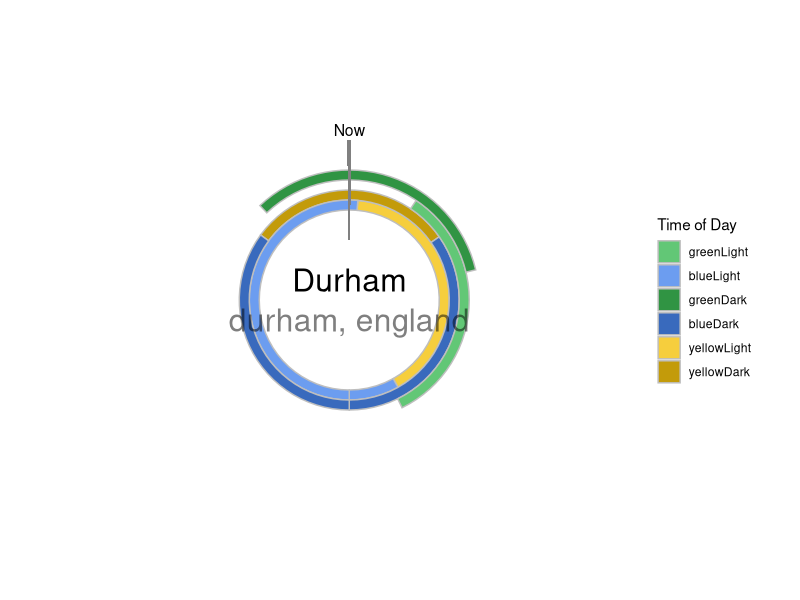

Recreate this plot in R.
setwd('~/Desktop/Real Life/Coding Projects/TimeZones/')
library(tidyverse)

wrap_about = function(times){
  # Takes times split over 24/0 hour boundary and makes them into two rows.
  for (i in 1:nrow(times)){
    if (times$start[i] > times$end[i]){
      new_row1 = c(times$start[i], 24, times[i,3:length(times)])
      new_row2 = c(0, times$end[i], times[i,3:length(times)])
      if (typeof(new_row1) == 'list'){
        new_row1 = as.numeric(unlist(new_row1))
        new_row2 = as.numeric(unlist(new_row2))
      }
      times = rbind(times, new_row1, new_row2)
    }
  }
  times = times %>% filter(start <= end) %>% arrange(symbol, -start)
  return(times)
}


# Testing a new way of structuring the data.

# the format we get is:
# Sunrise, Sunset, Work_Start, Work_End

# the format we want to end up with is: 
# City, Symbol, Start, End

# this calls for some reshaping or something.

# It might be best to only limit the incoming data to two cities.
pydata = read_csv('for_ggplotting.csv', col_names = c('names', 'city', 'values'))
pydata

city_name = unique(pydata$city)

pydata = pydata %>% mutate(city = as.numeric(as.factor(city))) # converting city names to numeric values
pydata

# pydata = pydata %>% mutate(city = rep(1:(nrow(pydata)/4), each = 4)) # labels each city (can handle n-cities)

dayta = data_frame(city = pydata$city,
                   symbol = rep(1:4, nrow(pydata)/4),
                   start = pydata$values)

dayta = dayta %>% mutate(end = ifelse(symbol %in% c(1,3), lead(start), lag(start))) %>% select(3,4,2,1) # rearranges start/end values

dayta
dayta = wrap_about(dayta)
dayta

new_pal = data.frame('names' = c('yellowDark', 'yellowLight', 'blueDark', 'blueLight', 'greenDark', 'greenLight'),
                     'symbol' = rep(1:3, each = 2),
                     'city' = rep(1:2),
                     'hex_codes' = c('#C39B0A', '#F6CE3D', '#396ABD', '#6C9DF0', '#309443', '#62C776'),
                     stringsAsFactors = F)
new_pal = new_pal[c(6,4,5,3:1),]

dayta = dayta %>%
  filter(symbol != 4) %>%
  mutate(ring = ifelse(symbol %in% c(1,2), 1, 2),
                         gen = ifelse(ring == 1, 5, 6),
                         loc = ifelse(city == 1, -.25, +.25),
                         xmin = gen+loc-.25,
                         xmax = gen+loc+.25)

dayta = dayta %>% left_join(y = new_pal, by = c('symbol', 'city'))


ggplot(data = dayta, aes(fill = hex_codes)) +
  geom_rect(aes(xmin = xmin, xmax = xmax, ymin = start, ymax = end, fill = hex_codes), color = 'grey') +
  geom_rect(aes(xmin = 3, xmax = 8, ymin = 11.95, ymax = 12.05), fill = '#808080', alpha = 1) +
  annotate("text", x = 8.5, y = 12, label = 'Now', size = 4) +
  annotate("text", x = 1, y = 12, label = city_name[1], size = 8) +
  annotate("text", x = 1, y = 0, label = city_name[2], size = 8, alpha = .5) +
  lims(x = c(0,12), y = c(0,24)) +
  coord_polar(theta = 'y', start = pi) +
  scale_fill_manual(name = 'Time of Day', values = new_pal$hex_codes, labels = new_pal$names) +
  theme_void() + theme(legend.title = element_text())

dayta



# TODO:
# Pick better colors.

